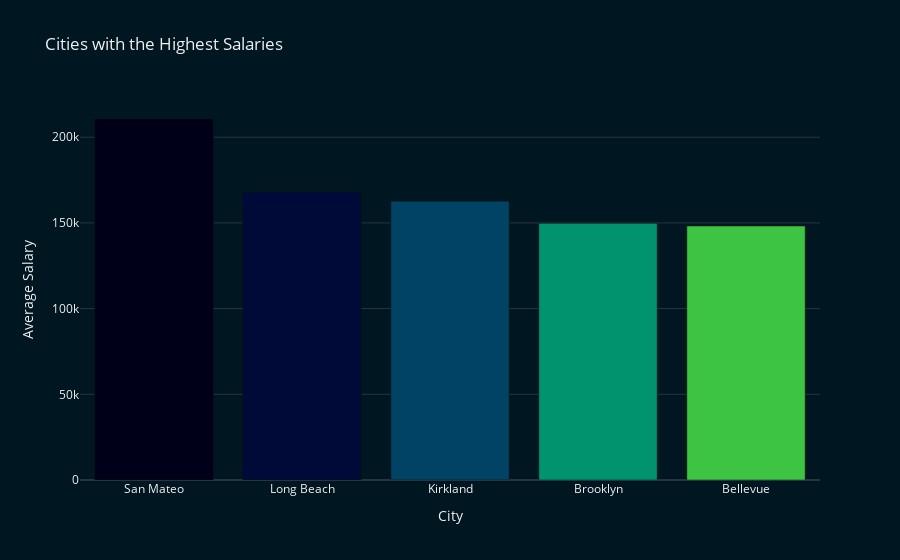

Notebook code cell kept with this figure:
### Code cell
# Define background color and generate gradient colors
background_color = 'rgb(0, 22, 33)'
font_color = 'rgb(240, 240, 240)'

# Define manual colors for the bars
bar_colors = ['rgb(0, 0, 24)', 'rgb(0, 10, 56)', 'rgb(0, 67, 100)', 'rgb(0, 147, 110)', 'rgb(62, 196, 67)']

# Create a bar chart for the top cities and their average salaries
fig = go.Figure(data=go.Bar(x=top_cities.index, y=top_cities.values, marker=dict(color=bar_colors)))



# Update layout with desired colors
fig.update_layout(
    title="Cities with the Highest Salaries",
    xaxis_title="City",
    yaxis_title="Average Salary",
    plot_bgcolor=background_color,
    paper_bgcolor=background_color,
    font_color=font_color,
    template='plotly_dark'
)

fig.show()

### Figure 1 — Plotly figure (JSON) as saved in the notebook; plotly's stock layout.template omitted (floating-point values rounded to 4 significant figures)
{"data": [{"marker": {"color": ["rgb(0, 0, 24)", "rgb(0, 10, 56)", "rgb(0, 67, 100)", "rgb(0, 147, 110)", "rgb(62, 196, 67)"]}, "type": "bar", "x": ["San Mateo", "Long Beach", "Kirkland", "Brooklyn", "Bellevue"], "y": [210600.0, 168000, 162700.0, 149750, 148200]}], "layout": {"font": {"color": "rgb(240, 240, 240)"}, "paper_bgcolor": "rgb(0, 22, 33)", "plot_bgcolor": "rgb(0, 22, 33)", "title": {"text": "Cities with the Highest Salaries"}, "xaxis": {"title": {"text": "City"}}, "yaxis": {"title": {"text": "Average Salary"}}}}
